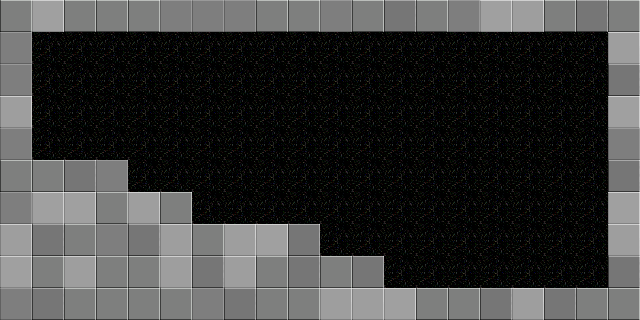

The image is a tile-based game level rendered from a .tmx file. Its description and source (layers, tilesets, objects; grid data summarised) follow:
An orthogonal 20x10 tile map with 32x32 px tiles, 1 tile layer (tileLayer1) and 2 objects (Start, End).

<map version="1.0" orientation="orthogonal" width="20" height="10" tilewidth="32" tileheight="32">
 <tileset firstgid="1" source="tilesMap.tsx" />
 <layer name="tileLayer1" width="20" height="10">
  <data>[200 cells, 200 non-empty, 7 distinct tile ids]</data>
 </layer>
 <objectgroup name="objLayer1" width="20" height="10">
  <object name="playerStart" type="Start" x="62" y="102" width="28" height="27" />
  <object name="end" type="End" x="570" y="229" width="45" height="61" />
 </objectgroup>
</map>
